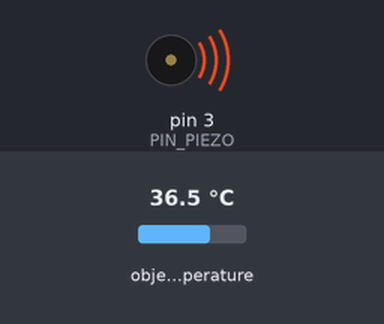
Recording of a sketch running on a simulated Arduino Uno, built with avr-gcc and run on an emulated ATmega328P. Shown: buzzer (waves = sounding). Wiring (inferred from the names in the program): MLX90614 thermometer at I2C address 0x5A. The test bench sets the inputs (shaded band); at power-on: object temperature 36.5 °C. What the sketch prints to the serial monitor is not drawn.

Above: at 0.1 s.
Timing chart, 0 to 1.6 s (numbered marks = the images above):
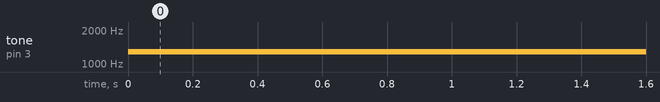

The sketch:

heat.ino
```cpp
// heat — surface temperature at a distance, as pitch. MLX90614 over I2C;
// piezo on D3. Reads the object-temperature register directly so no library
// is needed.
#include <Wire.h>
const uint8_t MLX_ADDR = 0x5A;
const uint8_t REG_TOBJ = 0x07;
const uint8_t PIN_PIEZO = 3;

float readObjectC() {
  Wire.beginTransmission(MLX_ADDR);
  Wire.write(REG_TOBJ);
  Wire.endTransmission(false);
  Wire.requestFrom(MLX_ADDR, (uint8_t)3);
  if (Wire.available() < 3) return NAN;
  uint16_t raw = Wire.read();
  raw |= (uint16_t)Wire.read() << 8;
  Wire.read();                              // PEC, ignored here
  return raw * 0.02f - 273.15f;             // register unit is 0.02 K
}

void setup() {
  Wire.begin();
  pinMode(PIN_PIEZO, OUTPUT);
  Serial.begin(115200);
}

void loop() {
  float c = readObjectC();
  if (isnan(c)) { noTone(PIN_PIEZO); delay(200); return; }
  // 0 C -> 200 Hz, 60 C -> 2000 Hz: cold is low, hot is high.
  unsigned int hz = (unsigned int)map(constrain((int)c, 0, 60), 0, 60, 200, 2000);
  tone(PIN_PIEZO, hz);
  Serial.println(c);
  delay(100);
}
```

Measured:
- by itself, tone on pin 3 (PIN_PIEZO): silent → 1280 Hz at 0.00 s
